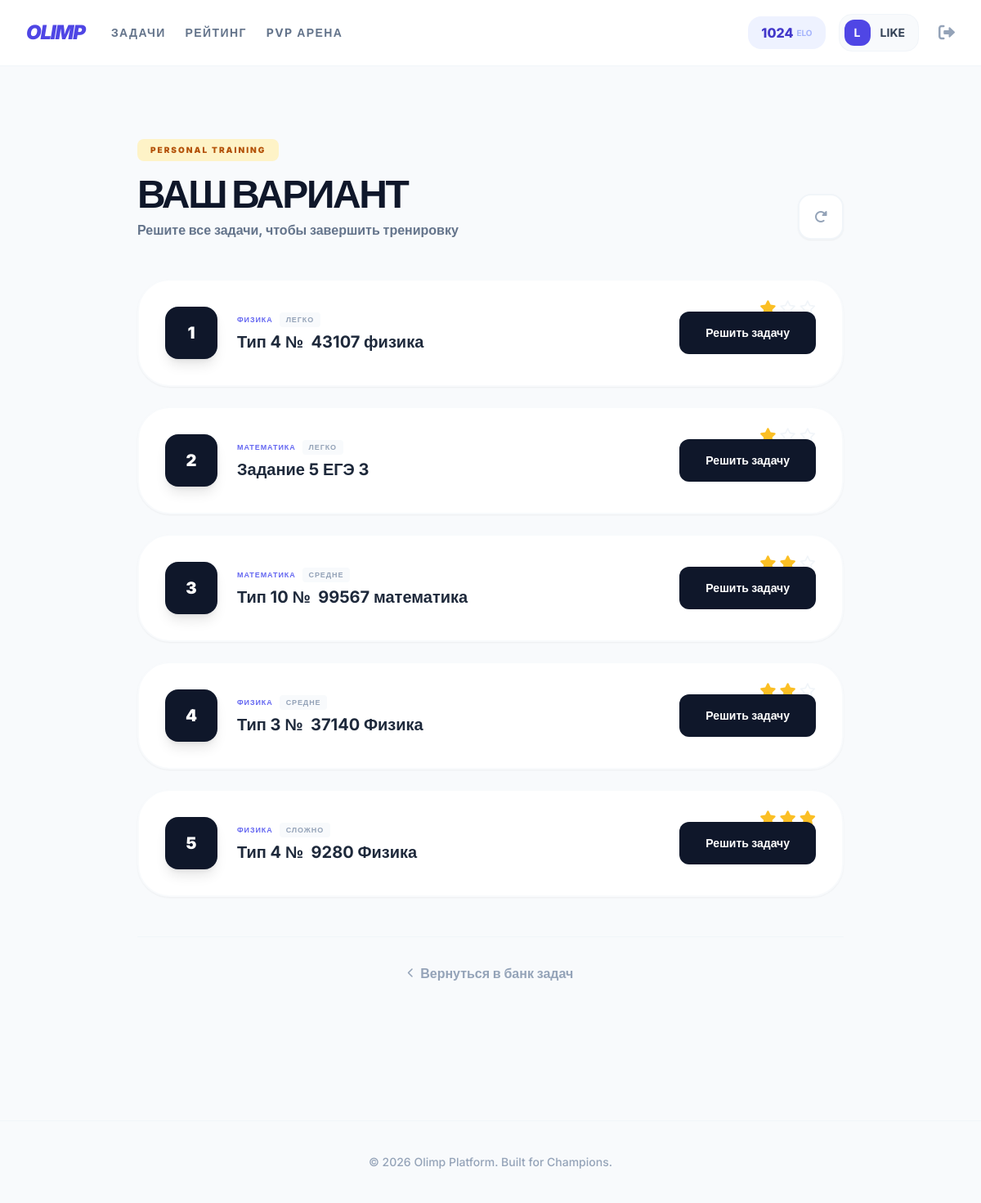
Screenshot of /generate-variant/ (signed in) with the database file from the repository.
### core/models.py (models this page shows, shortened)
class Profile(models.Model):
    user = models.OneToOneField(User, on_delete=models.CASCADE, related_name='profile')
    rating = models.IntegerField(default=1000, verbose_name="Рейтинг")
    preferred_time = models.IntegerField(default=600, verbose_name="Время по умолчанию (сек)")
    total_solved_time = models.IntegerField(default=0, verbose_name="Всего секунд затрачено")
    tasks_attempted = models.IntegerField(default=0, verbose_name="Всего попыток")
    tasks_solved = models.IntegerField(default=0, verbose_name="Уникальных задач решено")

class Task(models.Model):
    DIFFICULTY_CHOICES = [
        ('easy', 'Легко'),
        ('medium', 'Средне'),
        ('hard', 'Сложно')
    ]
    SUBJECT_CHOICES = [
        ('math', 'Математика'),
        ('inf', 'Информатика'),
        ('phys', 'Физика'),
    ]
    title = models.CharField(max_length=200, verbose_name="Заголовок")
    description = models.TextField(verbose_name="Описание задачи")
    difficulty = models.CharField(
        max_length=20,
        choices=DIFFICULTY_CHOICES,
        default='easy',
        verbose_name="Сложность"
    )
    subject = models.CharField(
        max_length=20,
        choices=SUBJECT_CHOICES,
        default='math',
        verbose_name="Предмет"
    )
    correct_answer = models.CharField(max_length=100, verbose_name="Правильный ответ")
    class Meta:
        verbose_name = "Задача"
        verbose_name_plural = "Задачи"

### core/views.py (the view, shortened to what this page needs)
# urls.py: path('generate-variant/', views.generate_variant, name='generate_variant'),
@login_required
def generate_variant(request):
    total_tasks_count = Task.objects.count()
    solved_global_ids = Solution.objects.filter(
        user=request.user,
        is_correct=True
    ).values_list('task_id', flat=True).distinct()
    if total_tasks_count > 0 and solved_global_ids.count() >= total_tasks_count:
        return render(request, 'core/variant_display.html', {'all_completed_mode': True})
    if 'variant_ids' not in request.session or request.GET.get('refresh') == 'true':
        structure = [('easy', 2), ('medium', 2), ('hard', 1)]
        v_ids = []
        for diff, count in structure:
            unsolved_ids = list(Task.objects.filter(difficulty=diff)
                                .exclude(id__in=solved_global_ids)
                                .values_list('id', flat=True))
            if len(unsolved_ids) >= count:
                v_ids.extend(random.sample(unsolved_ids, count))
        request.session['variant_ids'] = v_ids
    current_ids = request.session.get('variant_ids', [])
    variant_tasks = sorted(
        Task.objects.filter(id__in=current_ids),
        key=lambda x: current_ids.index(x.id)
    )
    solved_in_variant = set(Solution.objects.filter(
        user=request.user,
        task__id__in=current_ids,
        is_correct=True
    ).values_list('task_id', flat=True))
    return render(request, 'core/variant_display.html', {
        'tasks': variant_tasks,
        'solved_tasks_ids': solved_in_variant,  # Теперь точно совпадает с шаблоном
        'all_completed_mode': False
    })

### core/templates/core/variant_display.html (shortened to what this page needs)
{% extends 'core/base.html' %}
{% block content %}
<div class="max-w-4xl mx-auto py-12 px-4">
    {% if all_completed_mode %}
    <div class="bg-white rounded-[3rem] p-12 text-center border-2 border-amber-100 shadow-2xl shadow-amber-100/50 relative overflow-hidden">
        <div class="absolute -top-24 -right-24 w-64 h-64 bg-amber-50 rounded-full blur-3xl opacity-50"></div>
        <div class="absolute -bottom-24 -left-24 w-64 h-64 bg-indigo-50 rounded-full blur-3xl opacity-50"></div>
        <div class="relative z-10">
            <div class="w-24 h-24 bg-amber-100 text-amber-600 rounded-[2rem] flex items-center justify-center text-5xl mx-auto mb-8 shadow-lg shadow-amber-100 ring-8 ring-amber-50">
                🏆
            </div>
            <h1 class="text-5xl font-black text-slate-900 tracking-tighter mb-4 uppercase">Вершина достигнута!</h1>
            <p class="text-xl font-bold text-slate-500 mb-10 leading-relaxed">
                Ты невероятен! В нашем банке больше не осталось задач, <br>которые ты бы не решил. Это абсолютная победа.
            </p>
            <div class="flex justify-center">
                <a href="{% url 'task_list' %}" class="bg-slate-900 text-white px-10 py-5 rounded-2xl font-black uppercase tracking-widest hover:bg-indigo-600 transition-all shadow-xl shadow-slate-200">
                    Вернуться в банк задач
                </a>
            </div>
        </div>
    </div>
    {% else %}
    <div class="mb-12 flex justify-between items-end">
        <div>
            <span class="bg-amber-100 text-amber-700 text-[10px] font-black px-4 py-1.5 rounded-lg uppercase tracking-[0.2em] mb-4 inline-block">
                Personal Training
            </span>
            <h1 class="text-5xl font-black text-slate-900 tracking-tighter uppercase">Ваш вариант</h1>
            <p class="text-slate-500 font-bold mt-2">Решите все задачи, чтобы завершить тренировку</p>
        </div>
        <a href="{% url 'generate_variant' %}?refresh=true" class="w-14 h-14 bg-white border-2 border-slate-100 rounded-2xl flex items-center justify-center text-slate-400 hover:text-amber-500 hover:border-amber-200 transition-all shadow-sm group" title="Сгенерировать новый вариант">
            <i class="fas fa-redo-alt group-hover:rotate-180 transition-transform duration-500"></i>
        </a>
    </div>
    <div class="space-y-6">
        {% for task in tasks %}
        <div class="bg-white p-8 rounded-[2.5rem] border-2 {% if task.id in solved_tasks_ids %}border-emerald-100 bg-emerald-50/20{% else %}border-slate-50{% endif %} shadow-sm flex flex-col md:flex-row justify-between items-center gap-6 group transition-all relative overflow-hidden">
            <div class="absolute top-6 right-8 flex gap-1 text-amber-400 text-lg">
                <i class="fas fa-star"></i>
                <i class="{% if task.difficulty == 'medium' or task.difficulty == 'hard' %}fas{% else %}far text-slate-100{% endif %} fa-star"></i>
                <i class="{% if task.difficulty == 'hard' %}fas{% else %}far text-slate-100{% endif %} fa-star"></i>
            </div>
            <div class="flex items-center gap-6 w-full">
                <div class="w-16 h-16 {% if task.id in solved_tasks_ids %}bg-emerald-500 shadow-emerald-100{% else %}bg-slate-900 group-hover:bg-indigo-600{% endif %} rounded-2xl flex items-center justify-center text-xl font-black text-white transition-all shadow-lg shrink-0">
                    {% if task.id in solved_tasks_ids %}
                        <i class="fas fa-check"></i>
                    {% else %}
                        {{ forloop.counter }}
                    {% endif %}
                </div>
                <div>
                    <div class="flex items-center gap-2 mb-1">
                        <span class="text-[9px] font-black {% if task.id in solved_tasks_ids %}text-emerald-600{% else %}text-indigo-500{% endif %} uppercase tracking-widest">
                            {{ task.get_subject_display|upper }}
                        </span>
                        <span class="text-[9px] font-black text-slate-400 uppercase tracking-widest px-2 py-0.5 bg-slate-50 rounded">
                            {{ task.get_difficulty_display }}
                        </span>
                    </div>
                    <h3 class="text-xl font-bold text-slate-800 pr-20">{{ task.title }}</h3>
                </div>
            </div>
            <a href="{% url 'solve_task' task.id %}?from=variant" class="w-full md:w-auto {% if task.id in solved_tasks_ids %}bg-white text-emerald-600 border border-emerald-200{% else %}bg-slate-900 text-white hover:bg-indigo-600{% endif %} px-8 py-4 rounded-xl font-bold text-sm transition-all whitespace-nowrap text-center z-10">
                {% if task.id in solved_tasks_ids %}Повторить{% else %}Решить задачу{% endif %}
            </a>
        </div>
        {% empty %}
        <div class="py-20 text-center bg-white rounded-[3rem] border-2 border-dashed border-slate-100">
            <p class="text-slate-400 font-bold">Вариант пуст.</p>
        </div>
        {% endfor %}
    </div>
    <div class="mt-12 pt-8 border-t border-slate-100 flex justify-center">
        <a href="{% url 'task_list' %}" class="text-slate-400 hover:text-slate-600 font-bold flex items-center gap-2 transition-colors">
            <i class="fas fa-chevron-left text-xs"></i> Вернуться в банк задач
        </a>
    </div>
    {% endif %}
</div>
{% endblock %}

### core/templates/core/base.html (shortened to what this page needs)
<!DOCTYPE html>
<html lang="ru">
<head>
    <script src="https://cdn.tailwindcss.com"></script>
    <link rel="stylesheet" href="https://cdnjs.cloudflare.com/ajax/libs/font-awesome/6.0.0/css/all.min.css">
</head>
<body class="bg-slate-50 min-h-screen">
    <nav class="bg-white border-b border-slate-100 sticky top-0 z-50">
        <div class="max-w-7xl mx-auto px-4 sm:px-6 lg:px-8">
            <div class="flex justify-between h-20 items-center">
                <div class="flex items-center gap-8">
                    <a href="{% url 'index' %}" class="text-2xl font-black text-indigo-600 tracking-tighter uppercase italic">
                        OLIMP
                    </a>
                    <div class="hidden md:flex items-center gap-6 text-sm font-bold text-slate-500 uppercase tracking-widest">
                        <a href="{% url 'task_list' %}" class="hover:text-indigo-600 transition">Задачи</a>
                        <a href="{% url 'leaderboard' %}" class="hover:text-indigo-600 transition">Рейтинг</a>
                        <a href="{% url 'pvp_lobby' %}" class="hover:text-indigo-600 transition">PVP Арена</a>
                    </div>
                </div>
                <div class="flex items-center gap-4">
                    {% if user.is_authenticated %}
                        <div class="bg-indigo-50 px-4 py-2 rounded-2xl flex items-center gap-1">
                            <span id="elo-display" class="text-indigo-700 font-extrabold">
                                {{ user.profile.rating }}
                            </span>
                            <span class="text-indigo-300 text-[10px] font-bold uppercase">Elo</span>
                        </div>
                        <a href="{% url 'profile' %}" class="flex items-center gap-3 bg-slate-50 p-1.5 pr-4 rounded-2xl border border-slate-100 hover:bg-slate-100 transition">
                            <div class="w-8 h-8 bg-indigo-600 rounded-xl flex items-center justify-center text-white font-bold text-sm">
                                {{ user.username|first|upper }}
                            </div>
                            <span class="text-sm font-bold text-slate-700">{{ user.username }}</span>
                        </a>
                        <form action="{% url 'logout' %}" method="post" class="inline m-0">
                            <button type="submit" class="text-slate-400 hover:text-red-500 transition ml-2 cursor-pointer">
                                <i class="fas fa-sign-out-alt text-xl"></i>
                            </button>
                        </form>
                    {% else %}
                        <a href="{% url 'login' %}" class="text-indigo-600 font-bold hover:underline">Войти</a>
                    {% endif %}
                </div>
            </div>
        </div>
    </nav>
    <main class="max-w-7xl mx-auto px-4 sm:px-6 lg:px-8 py-10">
        {% block content %}
        {% endblock %}
    </main>
    <footer class="mt-20 py-10 border-t border-slate-100 text-center text-slate-400 text-sm font-medium">
        &copy; 2026 Olimp Platform. Built for Champions.
    </footer>
</body>
</html>

### core/templates/core/base.html (style rules this page uses)
body { font-family: 'Inter', sans-serif; }

### rows the page displays
Task: subject "ФИЗИКА", difficulty "ЛЕГКО", title "Тип 4 № 43107 физика", shows "Решить задачу"
Task: subject "МАТЕМАТИКА", difficulty "ЛЕГКО", title "Задание 5 ЕГЭ 3", shows "Решить задачу"
Task: subject "МАТЕМАТИКА", difficulty "СРЕДНЕ", title "Тип 10 № 99567 математика", shows "Решить задачу"
Task: subject "ФИЗИКА", difficulty "СРЕДНЕ", title "Тип 3 № 37140 Физика", shows "Решить задачу"
Task: subject "ФИЗИКА", difficulty "СЛОЖНО", title "Тип 4 № 9280 Физика", shows "Решить задачу"

### other values shown
{{ user.profile.rating }} "1024"
{{ user.username|first|upper }} "L"
{{ user.username }} "LIKE"
